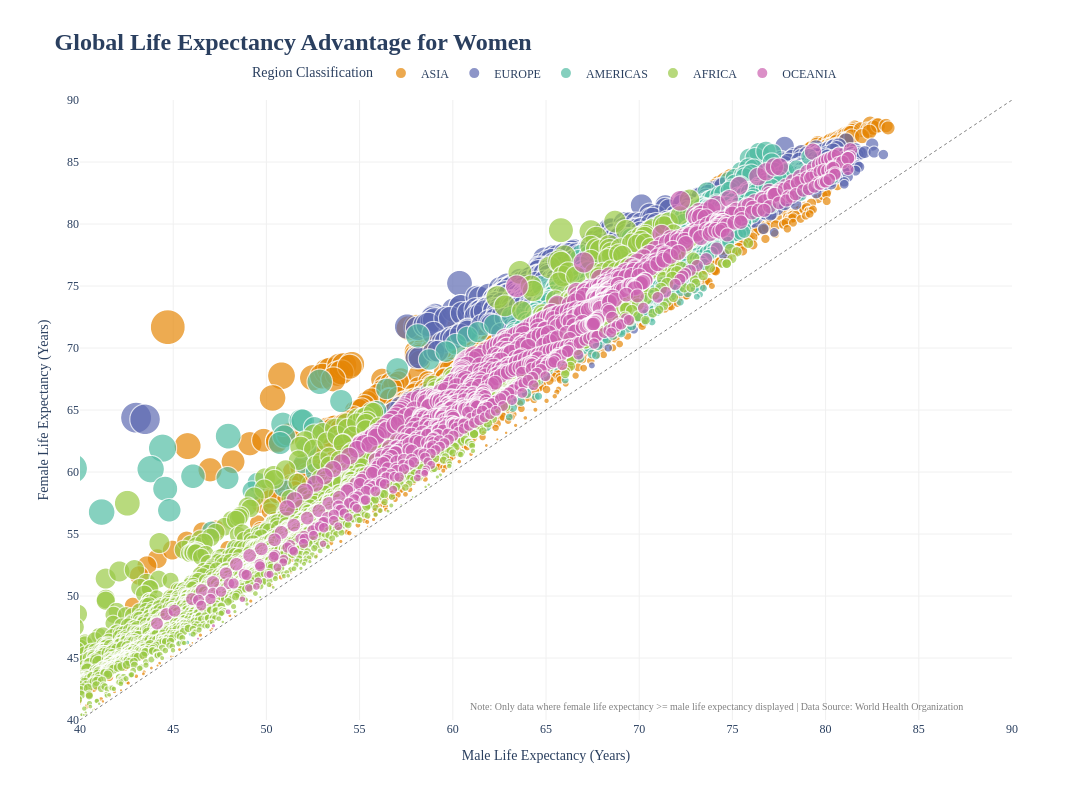

Notebook code for this chart:
### Code cell
# Calculate life expectancy gap and handle outliers
df_data['life_expectancy_gap'] = df_data['life_expectancy_women'] - df_data['life_expectancy_men']

# Data cleaning strategy:
# Option 1: Keep negative gap but convert to absolute value (suitable for displaying absolute differences)
# df_data['life_expectancy_gap_absolute'] = df_data['life_expectancy_gap'].abs()

# Option 2: Filter negative gaps (focus on cases where women have the advantage)
df_clean = df_data.query('life_expectancy_gap >= 0').dropna(subset=['life_expectancy_gap']).sort_values('life_expectancy_gap', ascending=False)

# Create dynamic bubble chart (correct parameter format)
fig = px.scatter(
    df_clean,
    x='life_expectancy_men',
    y='life_expectancy_women',
    size='life_expectancy_gap',
    color='region',
    hover_name='country_name',
    hover_data=['year', 'sub-region'],  # Corrected to list format
    size_max=35,
    title='<b>Global Life Expectancy Advantage for Women</b><br>',
    #<sub>Bubble Size = Years Women Live Longer Than Men</sub>
    color_discrete_sequence=px.colors.qualitative.Vivid,
    labels={
        'life_expectancy_men': 'Male Life Expectancy (Years)',
        'life_expectancy_women': 'Female Life Expectancy (Years)',
        'region': 'Region',
        'life_expectancy_gap': 'Advantage in Years'
    },
    range_x=[40,90],  # Fixed coordinate range
    range_y=[40,90]
)

# Add reference line and annotation
fig.add_shape(
    type="line",
    x0=40, y0=40, x1=90, y1=90,
    line=dict(color="grey", width=1, dash="dot"),
    xref="x", yref="y"
)

# Advanced layout configuration
fig.update_layout(
    height=800,
    width=1200,
    template='plotly_white',
    font_family="Microsoft YaHei",
    title_font_size=24,
    xaxis=dict(
        dtick=5,
        gridcolor='#F0F0F0',
        title='Male Life Expectancy (Years)'
    ),
    yaxis=dict(
        dtick=5,
        gridcolor='#F0F0F0',
        title='Female Life Expectancy (Years)'
    ),
    legend=dict(
        title=dict(text='Region Classification'),
        orientation="h",
        yanchor="bottom",
        y=1.02,
        xanchor="center",
        x=0.5
    )
)

# Add data quality annotation
fig.add_annotation(
    text="Note: Only data where female life expectancy >= male life expectancy displayed | Data Source: World Health Organization",
    xref="paper", yref="paper",
    x=0.95, y=0.01,
    showarrow=False,
    font=dict(size=10, color="gray")
)

fig.show()

### Figure 1 — Plotly figure (JSON) as saved in the notebook; plotly's stock layout.template omitted (floating-point values rounded to 4 significant figures; data arrays with more than 128 entries replaced by an {"elided": "..."} marker saying what was removed)
{"data": [{"customdata": {"elided": "3026x2 mixed values"}, "hovertemplate": "<b>%{hovertext}</b><br><br>Region=ASIA<br>Male Life Expectancy (Years)=%{x}<br>Female Life Expectancy (Years)=%{y}<br>Advantage in Years=%{marker.size}<br>year=%{customdata[0]}<br>sub-region=%{customdata[1]}<extra></extra>", "hovertext": {"elided": "3026 str values"}, "legendgroup": "ASIA", "marker": {"color": "rgb(229, 134, 6)", "size": {"elided": "3026 float values"}, "sizemode": "area", "sizeref": 0.02202, "symbol": "circle"}, "mode": "markers", "name": "ASIA", "showlegend": true, "type": "scattergl", "x": {"elided": "3026 float values"}, "xaxis": "x", "y": {"elided": "3026 float values"}, "yaxis": "y"}, {"customdata": {"elided": "2651x2 mixed values"}, "hovertemplate": "<b>%{hovertext}</b><br><br>Region=EUROPE<br>Male Life Expectancy (Years)=%{x}<br>Female Life Expectancy (Years)=%{y}<br>Advantage in Years=%{marker.size}<br>year=%{customdata[0]}<br>sub-region=%{customdata[1]}<extra></extra>", "hovertext": {"elided": "2651 str values"}, "legendgroup": "EUROPE", "marker": {"color": "rgb(93, 105, 177)", "size": {"elided": "2651 float values"}, "sizemode": "area", "sizeref": 0.02202, "symbol": "circle"}, "mode": "markers", "name": "EUROPE", "showlegend": true, "type": "scattergl", "x": {"elided": "2651 float values"}, "xaxis": "x", "y": {"elided": "2651 float values"}, "yaxis": "y"}, {"customdata": {"elided": "2813x2 mixed values"}, "hovertemplate": "<b>%{hovertext}</b><br><br>Region=AMERICAS<br>Male Life Expectancy (Years)=%{x}<br>Female Life Expectancy (Years)=%{y}<br>Advantage in Years=%{marker.size}<br>year=%{customdata[0]}<br>sub-region=%{customdata[1]}<extra></extra>", "hovertext": {"elided": "2813 str values"}, "legendgroup": "AMERICAS", "marker": {"color": "rgb(82, 188, 163)", "size": {"elided": "2813 float values"}, "sizemode": "area", "sizeref": 0.02202, "symbol": "circle"}, "mode": "markers", "name": "AMERICAS", "showlegend": true, "type": "scattergl", "x": {"elided": "2813 float values"}, "xaxis": "x", "y": {"elided": "2813 float values"}, "yaxis": "y"}, {"customdata": {"elided": "3380x2 mixed values"}, "hovertemplate": "<b>%{hovertext}</b><br><br>Region=AFRICA<br>Male Life Expectancy (Years)=%{x}<br>Female Life Expectancy (Years)=%{y}<br>Advantage in Years=%{marker.size}<br>year=%{customdata[0]}<br>sub-region=%{customdata[1]}<extra></extra>", "hovertext": {"elided": "3380 str values"}, "legendgroup": "AFRICA", "marker": {"color": "rgb(153, 201, 69)", "size": {"elided": "3380 float values"}, "sizemode": "area", "sizeref": 0.02202, "symbol": "circle"}, "mode": "markers", "name": "AFRICA", "showlegend": true, "type": "scattergl", "x": {"elided": "3380 float values"}, "xaxis": "x", "y": {"elided": "3380 float values"}, "yaxis": "y"}, {"customdata": {"elided": "1012x2 mixed values"}, "hovertemplate": "<b>%{hovertext}</b><br><br>Region=OCEANIA<br>Male Life Expectancy (Years)=%{x}<br>Female Life Expectancy (Years)=%{y}<br>Advantage in Years=%{marker.size}<br>year=%{customdata[0]}<br>sub-region=%{customdata[1]}<extra></extra>", "hovertext": {"elided": "1012 str values"}, "legendgroup": "OCEANIA", "marker": {"color": "rgb(204, 97, 176)", "size": {"elided": "1012 float values"}, "sizemode": "area", "sizeref": 0.02202, "symbol": "circle"}, "mode": "markers", "name": "OCEANIA", "showlegend": true, "type": "scattergl", "x": {"elided": "1012 float values"}, "xaxis": "x", "y": {"elided": "1012 float values"}, "yaxis": "y"}], "layout": {"annotations": [{"font": {"color": "gray", "size": 10}, "showarrow": false, "text": "Note: Only data where female life expectancy >= male life expectancy displayed | Data Source: World Health Organization", "x": 0.95, "xref": "paper", "y": 0.01, "yref": "paper"}], "font": {"family": "Microsoft YaHei"}, "height": 800, "legend": {"itemsizing": "constant", "orientation": "h", "title": {"text": "Region Classification"}, "tracegroupgap": 0, "x": 0.5, "xanchor": "center", "y": 1.02, "yanchor": "bottom"}, "shapes": [{"line": {"color": "grey", "dash": "dot", "width": 1}, "type": "line", "x0": 40, "x1": 90, "xref": "x", "y0": 40, "y1": 90, "yref": "y"}], "title": {"font": {"size": 24}, "text": "<b>Global Life Expectancy Advantage for Women</b><br>"}, "width": 1200, "xaxis": {"anchor": "y", "domain": [0, 1], "dtick": 5, "gridcolor": "#F0F0F0", "range": [40, 90], "title": {"text": "Male Life Expectancy (Years)"}, "type": "linear"}, "yaxis": {"anchor": "x", "domain": [0, 1], "dtick": 5, "gridcolor": "#F0F0F0", "range": [40, 90], "title": {"text": "Female Life Expectancy (Years)"}, "type": "linear"}}}
